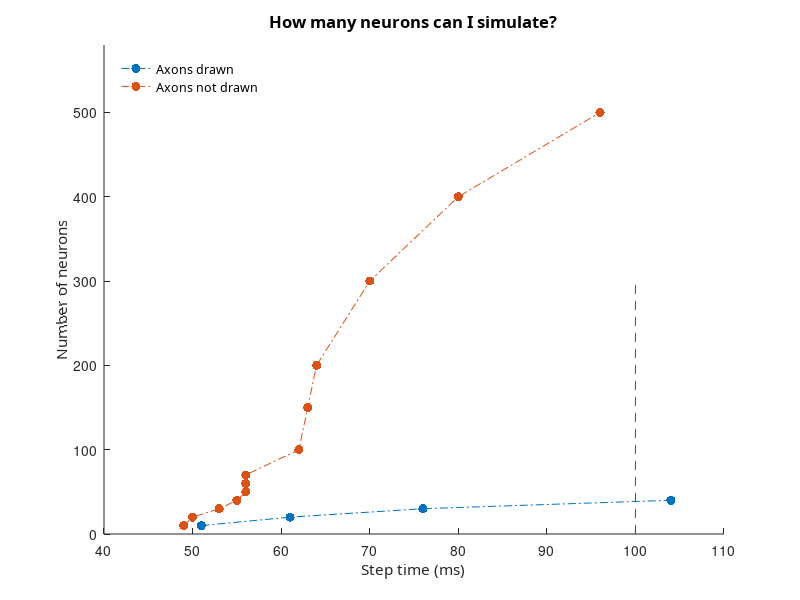

MATLAB code to generate this figure: (Note: this script raises an error after producing the figure.)


s = [10 20 30 40 50 60 70 100 150 200 300 400 500];
a = [51 61 76 104 NaN NaN NaN NaN NaN NaN NaN NaN NaN];
b = [49 50 53 55 56 56 56 62 63 64 70 80 96];

figure(1)
clf
set(gcf, 'position', [2560 480 340 230], 'color', 'w')
plot(a, s, 'linestyle', '-.', 'markersize', 20, 'marker', '.')
hold on
plot(b, s, 'linestyle', '-.', 'markersize', 20, 'marker', '.')
plot([100 100], [0 300], 'linestyle', '--', 'color', 'r')
ylim([0 580])
box off

ylabel('Number of neurons', 'FontName', 'Comic Book')
xlabel('Step time (ms)', 'FontName', 'Comic Book')

legend('Axons drawn', 'Axons not drawn', 'location', 'northwest', 'FontName', 'Comic Book', 'box', 'off')
title('How many neurons can I simulate?', 'FontName', 'Comic Book', 'fontsize', 12)

export_fig(gcf, 'nneurons', '-r150', '-jpg', '-nocrop')